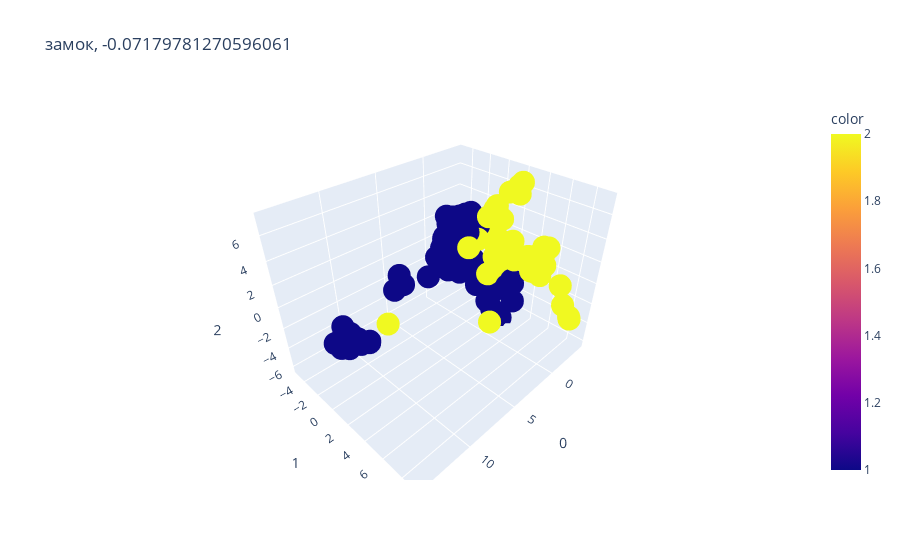
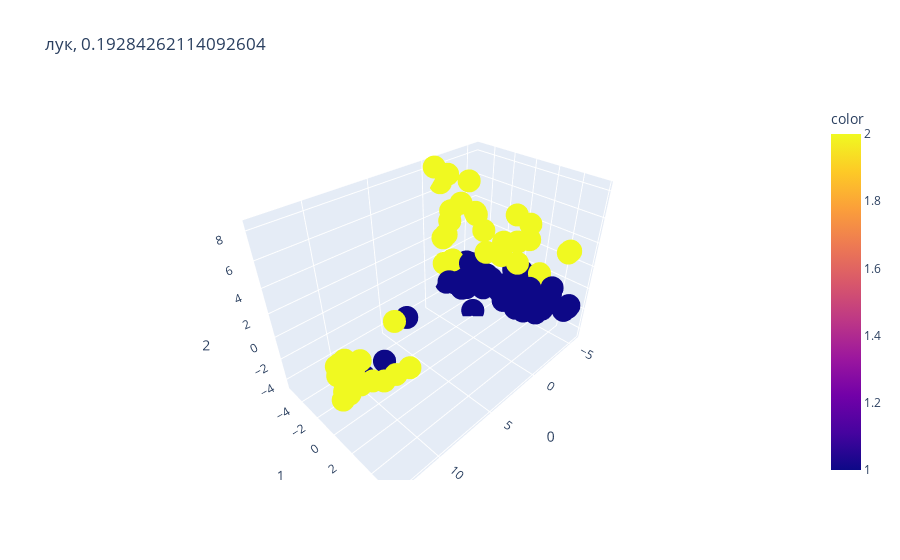
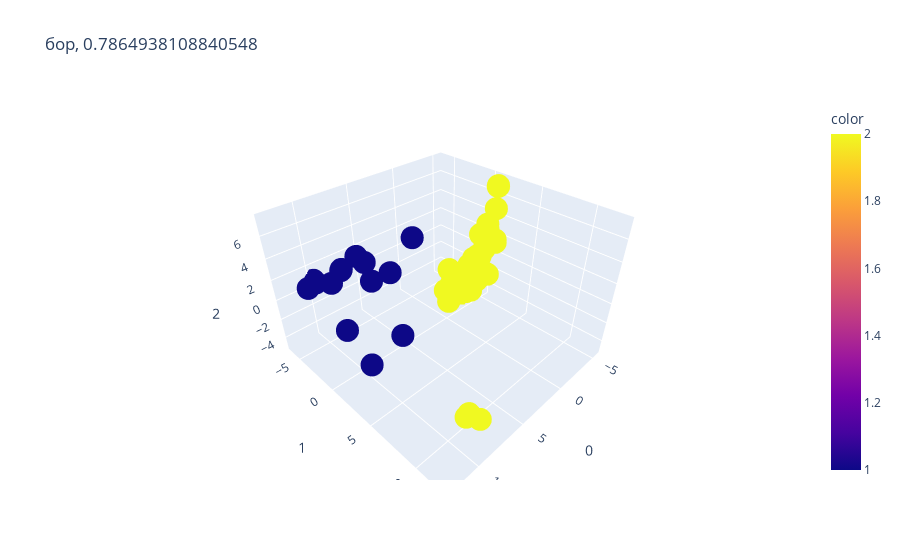
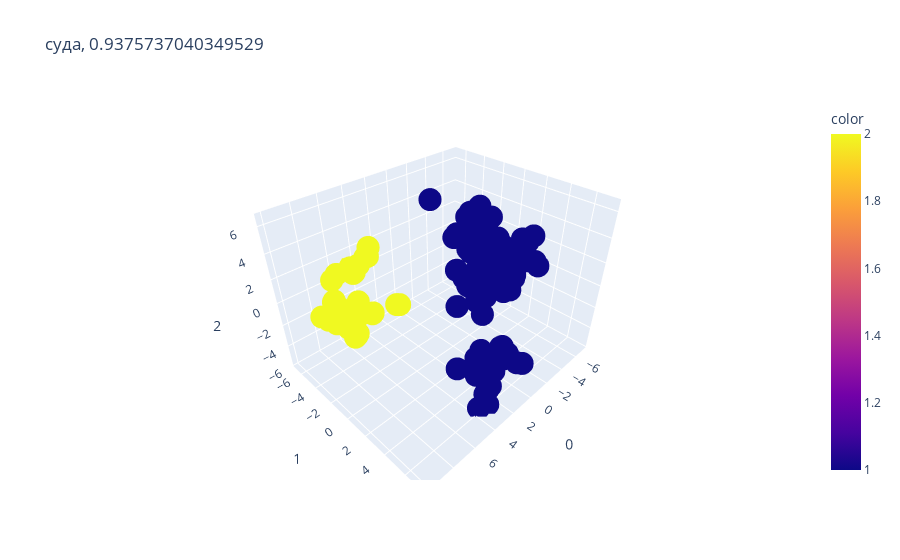

These figures' notebook cell, in order:
### Code cell
words_info_ac, total_ac, ari_sum_ac = clustering(train_df, AgglomerativeClustering)

### Figure 1 — Plotly figure (JSON) as saved in the notebook; plotly's stock layout.template omitted (floating-point values rounded to 4 significant figures; data arrays with more than 128 entries replaced by an {"elided": "..."} marker saying what was removed)
{"data": [{"hovertemplate": "0=%{x}<br>1=%{y}<br>2=%{z}<br>color=%{marker.color}<extra></extra>", "legendgroup": "", "marker": {"color": {"elided": "138 int values"}, "coloraxis": "coloraxis", "symbol": "circle"}, "mode": "markers", "name": "", "scene": "scene", "showlegend": false, "type": "scatter3d", "x": {"elided": "138 float values"}, "y": {"elided": "138 float values"}, "z": {"elided": "138 float values"}}], "layout": {"coloraxis": {"colorbar": {"title": {"text": "color"}}, "colorscale": [[0, "#0d0887"], [0.1111, "#46039f"], [0.2222, "#7201a8"], [0.3333, "#9c179e"], [0.4444, "#bd3786"], [0.5556, "#d8576b"], [0.6667, "#ed7953"], [0.7778, "#fb9f3a"], [0.8889, "#fdca26"], [1, "#f0f921"]]}, "legend": {"tracegroupgap": 0}, "scene": {"domain": {"x": [0, 1], "y": [0, 1]}, "xaxis": {"title": {"text": "0"}}, "yaxis": {"title": {"text": "1"}}, "zaxis": {"title": {"text": "2"}}}, "title": {"text": "замок, -0.07179781270596061"}}}

### Figure 2 — Plotly figure (JSON) as saved in the notebook; plotly's stock layout.template omitted (floating-point values rounded to 4 significant figures)
{"data": [{"hovertemplate": "0=%{x}<br>1=%{y}<br>2=%{z}<br>color=%{marker.color}<extra></extra>", "legendgroup": "", "marker": {"color": [1, 1, 1, 1, 1, 1, 1, 1, 1, 1, 1, 1, 1, 1, 1, 1, 1, 1, 1, 1, 1, 1, 1, 1, 1, 1, 1, 1, 1, 1, 1, 1, 1, 1, 1, 1, 1, 1, 1, 1, 1, 1, 1, 1, 1, 1, 1, 1, 1, 1, 1, 1, 1, 1, 1, 1, 1, 1, 1, 1, 1, 1, 1, 1, 1, 2, 2, 2, 2, 2, 2, 2, 2, 2, 2, 2, 2, 2, 2, 2, 2, 2, 2, 2, 2, 2, 2, 2, 2, 2, 2, 2, 2, 2, 2, 2, 2, 2, 2, 2, 2, 2, 2, 2, 2, 2, 2, 2, 2, 2], "coloraxis": "coloraxis", "symbol": "circle"}, "mode": "markers", "name": "", "scene": "scene", "showlegend": false, "type": "scatter3d", "x": [-4.28, -1.563, -5.643, -4.292, -3.804, -3.468, -2.423, -0.8919, -3.541, -4.621, -4.159, -4.102, -4.473, -1.514, -3.546, -2.881, 10.52, -4.565, -3.953, -3.345, -3.503, -2.517, -2.763, -4.96, -4.128, -4.432, -3.393, -3.402, 11.07, -2.127, -3.992, -2.824, -3.961, -4.609, -3.041, -3.842, -3.726, -4.019, -4.023, -3.133, -3.078, -2.649, -2.502, 8.64, -2.298, -4.333, -3.543, -4.336, -2.737, -3.726, -1.126, -4.159, -4.316, -3.307, -4.237, -2.981, -3.138, -2.573, -4.392, -2.492, 0.6812, -1.176, -1.299, -4.278, 5.668, 12.82, 10.56, 13.14, 12.55, 9.622, -1.942, 12.78, 12.63, 12.13, -4.433, 11.91, 11.99, -1.571, -3.849, -2.787, 8.606, -1.698, 12.66, -2.197, -4.168, -1.359, -2.141, 7.439, -2.403, -0.9721, -2.548, -1.076, -1.732, -0.4721, 10.96, -2.866, -3.793, -0.3099, 12.44, 12.24, -2.765, -3.14, 11.33, 11.57, 12.34, -0.7098, -1.506, -1.093, -0.2489, -0.3696], "y": [3.809, 5.472, -0.6484, 5.499, 0.3466, 0.4569, -3.269, 2.829, 2.15, 3.115, 0.4759, 3.575, 0.5996, 5.483, -3.889, 0.1034, -0.6418, 3.867, 1.235, -2.335, -1.356, 3.138, -4.431, 0.3843, 1.339, 5.599, 3.408, 0.04111, -0.5262, -5.338, 1.126, -3.645, 0.9861, 3.225, -5.158, -4.649, 2.22, -4.19, 1.264, -1.57, -5.091, -4.579, -1.361, -0.769, -2.209, -2.236, -5.255, 5.283, -3.456, 2.947, 3.395, -0.3852, 0.8027, -4.045, 5.612, -2.673, 0.6983, 2.03, 3.186, -2.866, -2.271, 3.26, -2.685, 5.563, -1.69, 0.2241, 1.722, 0.9287, -0.359, 1.743, -2.11, 0.5933, 0.5005, 0.6689, 2.653, 0.5421, 0.1867, -5.061, -0.7642, 5.766, 1.939, -2.63, 0.316, -3.846, -0.8783, -0.7036, 2.848, -0.8554, -2.397, -3.766, -1.315, -4.359, -4.226, -5.01, 1.051, 5.589, 0.9207, -3.213, 0.561, 0.2363, 5.651, 2.143, 0.5041, 0.5808, 0.2626, 2.844, -5.443, -4.723, 2.917, -3.536], "z": [-1.645, 1.626, -1.051, -1.129, -2.545, -1.921, -2.291, 0.3661, -2.885, -0.766, -2.985, -1.138, -2.532, 1.544, -2.962, -1.576, -2.259, -0.2085, -0.2417, -1.394, -1.306, 0.3954, -1.555, -0.4683, -2.612, -0.9484, -2.312, -1.236, -2.199, -2.936, -2.31, -2.1, 0.122, -2.686, -2.157, -2.916, -0.1626, -1.978, 0.3912, -0.8676, -3.378, -2.381, -1.779, -2.229, -4.534, -2.03, -3.203, -1.539, -2.901, -1.191, -0.2773, -3.456, -2.685, -0.7425, -1.029, -0.3621, -2.163, -2.136, -1.046, -0.009428, -0.06454, -0.3314, -1.876, -1.076, -0.5271, 0.8653, -0.9242, -1.254, -0.5365, -1.016, 5.115, -1.077, -0.9485, -0.8019, 0.6113, 0.1431, -0.6027, -0.5669, 1.064, 4.636, -0.9886, 7.526, 1.002, 5.215, 2.135, 4.309, 4.617, 0.6049, 4.667, 5.011, 1.685, 2.686, 0.06165, 8.263, -1.124, 4.375, 1.094, 4.579, -1.563, 1.002, 4.466, 5.214, 0.5228, -1.378, 0.8807, 4.998, 6.631, 2.234, 7.201, 8.145]}], "layout": {"coloraxis": {"colorbar": {"title": {"text": "color"}}, "colorscale": [[0, "#0d0887"], [0.1111, "#46039f"], [0.2222, "#7201a8"], [0.3333, "#9c179e"], [0.4444, "#bd3786"], [0.5556, "#d8576b"], [0.6667, "#ed7953"], [0.7778, "#fb9f3a"], [0.8889, "#fdca26"], [1, "#f0f921"]]}, "legend": {"tracegroupgap": 0}, "scene": {"domain": {"x": [0, 1], "y": [0, 1]}, "xaxis": {"title": {"text": "0"}}, "yaxis": {"title": {"text": "1"}}, "zaxis": {"title": {"text": "2"}}}, "title": {"text": "лук, 0.19284262114092604"}}}

### Figure 3 — Plotly figure (JSON) as saved in the notebook; plotly's stock layout.template omitted (floating-point values rounded to 4 significant figures)
{"data": [{"hovertemplate": "0=%{x}<br>1=%{y}<br>2=%{z}<br>color=%{marker.color}<extra></extra>", "legendgroup": "", "marker": {"color": [1, 1, 1, 1, 1, 1, 1, 1, 1, 1, 1, 1, 1, 1, 2, 2, 2, 2, 2, 2, 2, 2, 2, 2, 2, 2, 2, 2, 2, 2, 2, 2, 2, 2, 2, 2, 2, 2, 2, 2, 2, 2, 2, 2, 2, 2, 2, 2, 2, 2, 2, 2, 2, 2, 2, 2], "coloraxis": "coloraxis", "symbol": "circle"}, "mode": "markers", "name": "", "scene": "scene", "showlegend": false, "type": "scatter3d", "x": [8.986, 12.54, 5.359, 7.762, 1.754, 5.712, 9.837, 7.335, 11.26, 9.67, 10.79, 5.79, 4.108, 9.359, 9.799, -4.409, 9.466, -4.952, -2.266, -4.169, -5.492, -4.791, -4.067, -3.447, -2.456, -1.245, -2.666, -4.418, -3.407, -2.541, -2.495, -3.705, -5.026, -4.168, -5.053, -3.163, -3.886, -4.361, -2.646, -2.878, -4.035, -1.37, -5.032, -4.289, -3.76, -4.227, 9.475, -4.245, -0.008975, -1.899, -3.803, -2.778, -5.142, -2.793, -3.5, -4.413], "y": [4.288, 5.252, -5.096, -5.165, -2.626, -3.758, -6.306, -5.792, 0.5006, -6.26, -5.574, -5.621, -3.09, -4.19, 11.4, 1.666, 12.33, 0.3376, -1.605, -0.0271, 0.2038, 1.324, -0.1628, 0.3314, -1.261, -0.9881, -0.1834, 1.644, -0.08923, -1.949, 1.119, 2.195, 0.3395, -0.6867, -0.0301, -0.4959, 0.19, 1.132, 0.5431, 1.062, -0.9525, -1.605, -0.7689, -0.01343, 2.239, -0.586, 11.36, 0.9699, 0.1839, 1.53, 2.228, 1.346, -0.537, -2.016, 0.04411, 1.675], "z": [0.5432, 0.7068, 1.104, 1.304, 3.156, -0.09161, 0.7593, 0.9543, 0.1141, 0.4272, 0.7493, 1.691, 0.366, 1.238, -1.693, 7.42, -1.395, 3.124, -3.841, -2.904, 0.8777, 5.057, -1.336, -0.5262, -4.823, -0.776, -1.982, 7.336, -3.791, -3.558, -1.498, 2.697, 2.554, -1.278, 0.2672, -4.047, -2.615, -1.767, -0.99, 0.5818, -1.472, -3.553, -0.7653, -0.1561, 2.683, -0.9587, -1.642, -1.659, -3.242, -0.5984, 2.406, 3.264, -0.7476, -4.979, -0.06534, 7.368]}], "layout": {"coloraxis": {"colorbar": {"title": {"text": "color"}}, "colorscale": [[0, "#0d0887"], [0.1111, "#46039f"], [0.2222, "#7201a8"], [0.3333, "#9c179e"], [0.4444, "#bd3786"], [0.5556, "#d8576b"], [0.6667, "#ed7953"], [0.7778, "#fb9f3a"], [0.8889, "#fdca26"], [1, "#f0f921"]]}, "legend": {"tracegroupgap": 0}, "scene": {"domain": {"x": [0, 1], "y": [0, 1]}, "xaxis": {"title": {"text": "0"}}, "yaxis": {"title": {"text": "1"}}, "zaxis": {"title": {"text": "2"}}}, "title": {"text": "бор, 0.7864938108840548"}}}

### Figure 4 — Plotly figure (JSON) as saved in the notebook; plotly's stock layout.template omitted (floating-point values rounded to 4 significant figures; data arrays with more than 128 entries replaced by an {"elided": "..."} marker saying what was removed)
{"data": [{"hovertemplate": "0=%{x}<br>1=%{y}<br>2=%{z}<br>color=%{marker.color}<extra></extra>", "legendgroup": "", "marker": {"color": {"elided": "135 int values"}, "coloraxis": "coloraxis", "symbol": "circle"}, "mode": "markers", "name": "", "scene": "scene", "showlegend": false, "type": "scatter3d", "x": {"elided": "135 float values"}, "y": {"elided": "135 float values"}, "z": {"elided": "135 float values"}}], "layout": {"coloraxis": {"colorbar": {"title": {"text": "color"}}, "colorscale": [[0, "#0d0887"], [0.1111, "#46039f"], [0.2222, "#7201a8"], [0.3333, "#9c179e"], [0.4444, "#bd3786"], [0.5556, "#d8576b"], [0.6667, "#ed7953"], [0.7778, "#fb9f3a"], [0.8889, "#fdca26"], [1, "#f0f921"]]}, "legend": {"tracegroupgap": 0}, "scene": {"domain": {"x": [0, 1], "y": [0, 1]}, "xaxis": {"title": {"text": "0"}}, "yaxis": {"title": {"text": "1"}}, "zaxis": {"title": {"text": "2"}}}, "title": {"text": "суда, 0.9375737040349529"}}}
